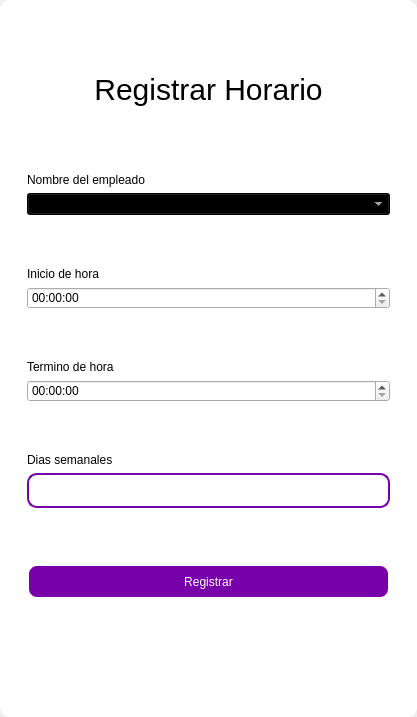
<?xml version="1.0" encoding="UTF-8"?>
<ui version="4.0">
 <class>MainWindow</class>
 <widget class="QMainWindow" name="MainWindow">
  <property name="geometry">
   <rect>
    <x>0</x>
    <y>0</y>
    <width>417</width>
    <height>717</height>
   </rect>
  </property>
  <property name="windowTitle">
   <string>MainWindow</string>
  </property>
  <property name="styleSheet">
   <string notr="true"/>
  </property>
  <widget class="QWidget" name="centralwidget">
   <property name="styleSheet">
    <string notr="true"/>
   </property>
   <layout class="QVBoxLayout" name="verticalLayout">
    <property name="spacing">
     <number>0</number>
    </property>
    <property name="leftMargin">
     <number>0</number>
    </property>
    <property name="topMargin">
     <number>0</number>
    </property>
    <property name="rightMargin">
     <number>0</number>
    </property>
    <property name="bottomMargin">
     <number>0</number>
    </property>
    <item>
     <widget class="QFrame" name="frame">
      <property name="enabled">
       <bool>true</bool>
      </property>
      <property name="styleSheet">
       <string notr="true">QFrame {
	border-radius:10px;
	background-color: rgb(255, 255, 255);
 }
</string>
      </property>
      <property name="frameShape">
       <enum>QFrame::StyledPanel</enum>
      </property>
      <property name="frameShadow">
       <enum>QFrame::Raised</enum>
      </property>
      <layout class="QVBoxLayout" name="verticalLayout_2">
       <item>
        <widget class="QFrame" name="frame_superior">
         <property name="minimumSize">
          <size>
           <width>0</width>
           <height>40</height>
          </size>
         </property>
         <property name="maximumSize">
          <size>
           <width>16777215</width>
           <height>40</height>
          </size>
         </property>
         <property name="styleSheet">
          <string notr="true">QPushButton{
border-radius:18px;
}

QPushButton:hover{
	background-color: rgb(0, 0, 0);
}
</string>
         </property>
         <property name="frameShape">
          <enum>QFrame::StyledPanel</enum>
         </property>
         <property name="frameShadow">
          <enum>QFrame::Raised</enum>
         </property>
         <layout class="QHBoxLayout" name="horizontalLayout_3">
          <property name="spacing">
           <number>4</number>
          </property>
          <property name="leftMargin">
           <number>0</number>
          </property>
          <property name="topMargin">
           <number>0</number>
          </property>
          <property name="rightMargin">
           <number>0</number>
          </property>
          <property name="bottomMargin">
           <number>0</number>
          </property>
          <item>
           <widget class="QPushButton" name="btn_icon">
            <property name="text">
             <string/>
            </property>
            <property name="iconSize">
             <size>
              <width>40</width>
              <height>40</height>
             </size>
            </property>
           </widget>
          </item>
          <item>
           <spacer name="horizontalSpacer_2">
            <property name="orientation">
             <enum>Qt::Horizontal</enum>
            </property>
            <property name="sizeHint" stdset="0">
             <size>
              <width>443</width>
              <height>20</height>
             </size>
            </property>
           </spacer>
          </item>
          <item>
           <widget class="QPushButton" name="bt_minimizar">
            <property name="minimumSize">
             <size>
              <width>38</width>
              <height>38</height>
             </size>
            </property>
            <property name="maximumSize">
             <size>
              <width>38</width>
              <height>38</height>
             </size>
            </property>
            <property name="cursor">
             <cursorShape>PointingHandCursor</cursorShape>
            </property>
            <property name="text">
             <string/>
            </property>
            <property name="icon">
             <iconset>
              <normaloff>image/minus.svg</normaloff>image/minus.svg</iconset>
            </property>
            <property name="iconSize">
             <size>
              <width>38</width>
              <height>38</height>
             </size>
            </property>
           </widget>
          </item>
          <item>
           <widget class="QPushButton" name="bt_maximizar">
            <property name="minimumSize">
             <size>
              <width>38</width>
              <height>38</height>
             </size>
            </property>
            <property name="maximumSize">
             <size>
              <width>38</width>
              <height>38</height>
             </size>
            </property>
            <property name="cursor">
             <cursorShape>PointingHandCursor</cursorShape>
            </property>
            <property name="text">
             <string/>
            </property>
            <property name="icon">
             <iconset>
              <normaloff>image/chevron-up.svg</normaloff>image/chevron-up.svg</iconset>
            </property>
            <property name="iconSize">
             <size>
              <width>38</width>
              <height>38</height>
             </size>
            </property>
           </widget>
          </item>
          <item>
           <widget class="QPushButton" name="bt_restaurar">
            <property name="minimumSize">
             <size>
              <width>38</width>
              <height>38</height>
             </size>
            </property>
            <property name="maximumSize">
             <size>
              <width>38</width>
              <height>38</height>
             </size>
            </property>
            <property name="cursor">
             <cursorShape>PointingHandCursor</cursorShape>
            </property>
            <property name="text">
             <string/>
            </property>
            <property name="icon">
             <iconset>
              <normaloff>image/chevron-down.svg</normaloff>image/chevron-down.svg</iconset>
            </property>
            <property name="iconSize">
             <size>
              <width>38</width>
              <height>38</height>
             </size>
            </property>
           </widget>
          </item>
          <item>
           <widget class="QPushButton" name="bt_cerrar">
            <property name="minimumSize">
             <size>
              <width>38</width>
              <height>38</height>
             </size>
            </property>
            <property name="maximumSize">
             <size>
              <width>38</width>
              <height>38</height>
             </size>
            </property>
            <property name="cursor">
             <cursorShape>PointingHandCursor</cursorShape>
            </property>
            <property name="text">
             <string/>
            </property>
            <property name="icon">
             <iconset>
              <normaloff>image/x.svg</normaloff>image/x.svg</iconset>
            </property>
            <property name="iconSize">
             <size>
              <width>38</width>
              <height>38</height>
             </size>
            </property>
           </widget>
          </item>
         </layout>
        </widget>
       </item>
       <item>
        <widget class="QFrame" name="frame_3">
         <property name="styleSheet">
          <string notr="true">QLabel {
	color: rgb(255, 255, 254);
	font: 12pt &quot;Arial&quot;;
	background-color: rgba(0, 0, 0,0);
}

QTextEdit{
background-color: rgba(0, 0, 0,0);
border-radius:10px; 
font: 12pt &quot;Arial&quot;;
color: rgb(255, 255, 254);
border: 2px solid  rgb(255, 255, 255);

}

QTextEdit:hover{
background-color: rgba(0, 0, 0,0);
border-radius:10px; 
font: 12pt &quot;Arial&quot;;
border: 2px solid  rgb(120, 0, 171);
}

QTextEdit:focus{
background-color: rgb(0, 0, 0);
border-radius:10px; 
font: 12pt &quot;Arial&quot;;
border: 2px solid rgb(120, 0, 171);
}

QLineEdit{
background-color: rgba(0, 0, 0,0);
border-radius:10px; 
font: 12pt &quot;Arial&quot;;
color: rgb(255, 255, 254);
border: 2px solid  rgb(255, 255, 255);

}

QLineEdit:hover{
background-color: rgba(0, 0, 0,0);
border-radius:10px; 
font: 12pt &quot;Arial&quot;;
border: 2px solid  rgb(120, 0, 171);
}

QLineEdit:focus{
background-color: rgb(0, 0, 0);
border-radius:10px; 
font: 12pt &quot;Arial&quot;;
border: 2px solid rgb(120, 0, 171);
}

QCheckBox{
	font: 12pt &quot;Arial&quot;;
	color: rgb(255, 255, 255);
}

QCheckBox::indicator {
    width: 18px;
    height:18px;
}

QCheckBox::indicator:unchecked {
   background-image: url(image/square.svg);
}

QCheckBox::indicator:checked {
   background-image: url(image/check-square.svg);
}

QPushButton{
border-radius:10px; 
font: 12pt &quot;Arial&quot;;
color: rgb(255, 255, 254);
border: 2px solid #ffffff;
}

QPushButton:hover{
border-radius:10px; 
font: 12pt &quot;Arial&quot;;
color: rgb(255, 255, 255);
border: 2px solid rgb(120, 0, 171);
	background-color: rgb(120, 0, 171);
}
</string>
         </property>
         <property name="frameShape">
          <enum>QFrame::StyledPanel</enum>
         </property>
         <property name="frameShadow">
          <enum>QFrame::Raised</enum>
         </property>
         <layout class="QHBoxLayout" name="horizontalLayout_4">
          <item>
           <layout class="QVBoxLayout" name="verticalLayout_4">
            <property name="spacing">
             <number>5</number>
            </property>
            <property name="rightMargin">
             <number>0</number>
            </property>
            <property name="bottomMargin">
             <number>0</number>
            </property>
            <item>
             <widget class="QLabel" name="label_3">
              <property name="minimumSize">
               <size>
                <width>100</width>
                <height>50</height>
               </size>
              </property>
              <property name="styleSheet">
               <string notr="true">font-size: 30px;
color: rgb(0, 0, 0);</string>
              </property>
              <property name="text">
               <string>Registrar Horario</string>
              </property>
              <property name="alignment">
               <set>Qt::AlignCenter</set>
              </property>
             </widget>
            </item>
            <item>
             <widget class="QFrame" name="frame_4">
              <property name="maximumSize">
               <size>
                <width>400</width>
                <height>700</height>
               </size>
              </property>
              <property name="styleSheet">
               <string notr="true">QLabel {
color: rgb(0, 0, 0);
	font: 12pt &quot;Arial&quot;;
	background-color: rgba(0, 0, 0,0);
}

QTextEdit{
background-color: rgba(0, 0, 0,0);
border-radius:10px; 
font: 12pt &quot;Arial&quot;;
color: rgb(0, 0, 0);
border: 2px solid  rgb(120, 0, 171);

}

QTextEdit:hover{
background-color: rgba(0, 0, 0,0);
border-radius:10px; 
font: 12pt &quot;Arial&quot;;
border: 2px solid  rgb(120, 0, 171);
	color: rgb(255, 255, 255);
}

QTextEdit:focus{
background-color: rgb(0, 0, 0);
border-radius:10px; 
font: 12pt &quot;Arial&quot;;
border: 2px solid rgb(120, 0, 171);
	
}

QLineEdit{
background-color: rgba(0, 0, 0,0);
border-radius:10px; 
font: 12pt &quot;Arial&quot;;
	color: rgb(0, 0, 0);
border: 2px solid  rgb(120, 0, 171);
}

QLineEdit:hover{
background-color: rgba(0, 0, 0,0);
border-radius:10px; 
font: 12pt &quot;Arial&quot;;
border: 2px solid  rgb(120, 0, 171);
}

QLineEdit:focus{
background-color: rgb(0, 0, 0);
border-radius:10px; 
font: 12pt &quot;Arial&quot;;
border: 2px solid rgb(120, 0, 171);
color: rgb(255, 255, 255);
}

QCheckBox{
	font: 12pt &quot;Arial&quot;;
	color: rgb(255, 255, 255);
}

QCheckBox::indicator {
    width: 18px;
    height:18px;
}

QCheckBox::indicator:unchecked {
   background-image: url(image/square.svg);
}

QCheckBox::indicator:checked {
   background-image: url(image/check-square.svg);
}

QPushButton{
border-radius:10px; 
font: 12pt &quot;Arial&quot;;
color: rgb(255, 255, 254);
border: 2px solid #ffffff;
background-color: rgb(120, 0, 171);
}

QPushButton:hover{
border-radius:10px; 
font: 12pt &quot;Arial&quot;;
color: rgb(255, 255, 255);
border: 2px solid rgb(120, 0, 171);
	background-color: rgb(120, 0, 171);
}
</string>
              </property>
              <property name="frameShape">
               <enum>QFrame::StyledPanel</enum>
              </property>
              <property name="frameShadow">
               <enum>QFrame::Raised</enum>
              </property>
              <layout class="QVBoxLayout" name="verticalLayout_3">
               <property name="leftMargin">
                <number>9</number>
               </property>
               <property name="topMargin">
                <number>9</number>
               </property>
               <property name="rightMargin">
                <number>9</number>
               </property>
               <property name="bottomMargin">
                <number>9</number>
               </property>
               <item>
                <spacer name="verticalSpacer_3">
                 <property name="orientation">
                  <enum>Qt::Vertical</enum>
                 </property>
                 <property name="sizeHint" stdset="0">
                  <size>
                   <width>20</width>
                   <height>40</height>
                  </size>
                 </property>
                </spacer>
               </item>
               <item>
                <widget class="QLabel" name="label_4">
                 <property name="text">
                  <string>Nombre del empleado</string>
                 </property>
                </widget>
               </item>
               <item>
                <widget class="QComboBox" name="employee_combobox">
                 <property name="styleSheet">
                  <string notr="true">background-color: rgb(0, 0, 0);
color: rgb(255, 255, 255);</string>
                 </property>
                </widget>
               </item>
               <item>
                <spacer name="verticalSpacer_10">
                 <property name="orientation">
                  <enum>Qt::Vertical</enum>
                 </property>
                 <property name="sizeHint" stdset="0">
                  <size>
                   <width>20</width>
                   <height>40</height>
                  </size>
                 </property>
                </spacer>
               </item>
               <item>
                <widget class="QLabel" name="label_5">
                 <property name="text">
                  <string>Inicio de hora</string>
                 </property>
                </widget>
               </item>
               <item>
                <widget class="QTimeEdit" name="start_time_timeedit"/>
               </item>
               <item>
                <spacer name="verticalSpacer_4">
                 <property name="orientation">
                  <enum>Qt::Vertical</enum>
                 </property>
                 <property name="sizeHint" stdset="0">
                  <size>
                   <width>20</width>
                   <height>40</height>
                  </size>
                 </property>
                </spacer>
               </item>
               <item>
                <widget class="QLabel" name="label">
                 <property name="text">
                  <string>Termino de hora</string>
                 </property>
                </widget>
               </item>
               <item>
                <widget class="QTimeEdit" name="end_time_timeedit"/>
               </item>
               <item>
                <spacer name="verticalSpacer_5">
                 <property name="orientation">
                  <enum>Qt::Vertical</enum>
                 </property>
                 <property name="sizeHint" stdset="0">
                  <size>
                   <width>20</width>
                   <height>40</height>
                  </size>
                 </property>
                </spacer>
               </item>
               <item>
                <widget class="QLabel" name="label_2">
                 <property name="text">
                  <string>Dias semanales</string>
                 </property>
                </widget>
               </item>
               <item>
                <widget class="QLineEdit" name="horarytxt">
                 <property name="minimumSize">
                  <size>
                   <width>0</width>
                   <height>35</height>
                  </size>
                 </property>
                </widget>
               </item>
               <item>
                <spacer name="verticalSpacer_9">
                 <property name="orientation">
                  <enum>Qt::Vertical</enum>
                 </property>
                 <property name="sizeHint" stdset="0">
                  <size>
                   <width>20</width>
                   <height>50</height>
                  </size>
                 </property>
                </spacer>
               </item>
               <item>
                <widget class="QPushButton" name="btn_add">
                 <property name="minimumSize">
                  <size>
                   <width>0</width>
                   <height>35</height>
                  </size>
                 </property>
                 <property name="cursor">
                  <cursorShape>PointingHandCursor</cursorShape>
                 </property>
                 <property name="text">
                  <string>Registrar</string>
                 </property>
                </widget>
               </item>
               <item>
                <spacer name="verticalSpacer_7">
                 <property name="orientation">
                  <enum>Qt::Vertical</enum>
                 </property>
                 <property name="sizeHint" stdset="0">
                  <size>
                   <width>20</width>
                   <height>40</height>
                  </size>
                 </property>
                </spacer>
               </item>
               <item>
                <spacer name="verticalSpacer_8">
                 <property name="orientation">
                  <enum>Qt::Vertical</enum>
                 </property>
                 <property name="sizeHint" stdset="0">
                  <size>
                   <width>20</width>
                   <height>40</height>
                  </size>
                 </property>
                </spacer>
               </item>
              </layout>
             </widget>
            </item>
           </layout>
          </item>
         </layout>
        </widget>
       </item>
      </layout>
     </widget>
    </item>
   </layout>
  </widget>
 </widget>
 <resources/>
 <connections/>
</ui>
